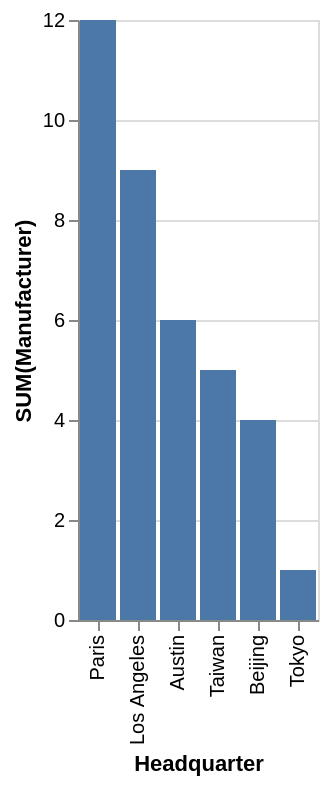

Source (Vega-Lite JSON):
### Vega-Lite specification from a JSON file in a GitHub repository (floating-point values rounded to 4 significant figures)
{"data": {"values": [{"x_data": "Paris", "y_data": 12}, {"x_data": "Los Angeles", "y_data": 9}, {"x_data": "Austin", "y_data": 6}, {"x_data": "Taiwan", "y_data": 5}, {"x_data": "Beijing", "y_data": 4}, {"x_data": "Tokyo", "y_data": 1}]}, "mark": "bar", "encoding": {"x": {"field": "x_data", "type": "nominal", "title": "Headquarter", "sort": {"op": "sum", "field": "y_data", "order": "descending"}}, "y": {"field": "y_data", "type": "quantitative", "title": "SUM(Manufacturer)"}}}
